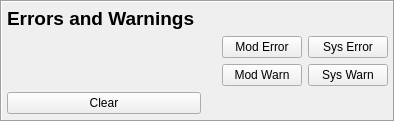
            <widget class="QFrame" name="frame">
             <property name="frameShape">
              <enum>QFrame::Box</enum>
             </property>
             <property name="frameShadow">
              <enum>QFrame::Sunken</enum>
             </property>
             <layout class="QGridLayout" name="gridLayout_11" columnstretch="0,0,0,0,0">
              <property name="leftMargin">
               <number>5</number>
              </property>
              <property name="topMargin">
               <number>5</number>
              </property>
              <property name="rightMargin">
               <number>5</number>
              </property>
              <property name="bottomMargin">
               <number>6</number>
              </property>
              <item row="2" column="0" colspan="2">
               <widget class="PyDMByteIndicator" name="PyDMByteIndicator_2">
                <property name="toolTip">
                 <string/>
                </property>
                <property name="channel" stdset="0">
                 <string>ca://${P}:Mod-WarnGroup-Mon</string>
                </property>
                <property name="onColor" stdset="0">
                 <color>
                  <red>245</red>
                  <green>121</green>
                  <blue>0</blue>
                 </color>
                </property>
                <property name="offColor" stdset="0">
                 <color>
                  <red>250</red>
                  <green>228</green>
                  <blue>206</blue>
                 </color>
                </property>
                <property name="orientation" stdset="0">
                 <enum>Qt::Horizontal</enum>
                </property>
                <property name="showLabels" stdset="0">
                 <bool>false</bool>
                </property>
                <property name="numBits" stdset="0">
                 <number>32</number>
                </property>
                <property name="labels" stdset="0">
                 <stringlist>
                  <string>Intrn</string>
                  <string>Intrn (PDSP)</string>
                  <string>Out Current</string>
                  <string>Out Volt</string>
                  <string>Supply</string>
                  <string>Bit 5</string>
                  <string>Bit 6</string>
                  <string>Bit 7</string>
                  <string>Bit 8</string>
                  <string>Bit 9</string>
                  <string>Bit 10</string>
                  <string>Bit 11</string>
                  <string>Bit 12</string>
                  <string>Bit 13</string>
                  <string>Bit 14</string>
                  <string>Bit 15</string>
                  <string>Bit 16</string>
                  <string>Bit 17</string>
                  <string>Bit 18</string>
                  <string>Bit 19</string>
                  <string>Bit 20</string>
                  <string>Bit 21</string>
                  <string>Bit 22</string>
                  <string>Bit 23</string>
                  <string>Bit 24</string>
                  <string>Bit 25</string>
                  <string>Bit 26</string>
                  <string>Bit 27</string>
                  <string>Bit 28</string>
                  <string>Bit 29</string>
                  <string>Bit 30</string>
                  <string>Bit 31</string>
                 </stringlist>
                </property>
               </widget>
              </item>
              <item row="0" column="0">
               <widget class="QLabel" name="label_13">
                <property name="font">
                 <font>
                  <pointsize>14</pointsize>
                  <weight>75</weight>
                  <bold>true</bold>
                 </font>
                </property>
                <property name="text">
                 <string>Errors and Warnings</string>
                </property>
               </widget>
              </item>
              <item row="1" column="0" colspan="2">
               <widget class="PyDMByteIndicator" name="PyDMByteIndicator">
                <property name="toolTip">
                 <string/>
                </property>
                <property name="channel" stdset="0">
                 <string>ca://${P}:Mod-ErrGroup-Mon</string>
                </property>
                <property name="onColor" stdset="0">
                 <color>
                  <red>204</red>
                  <green>0</green>
                  <blue>0</blue>
                 </color>
                </property>
                <property name="offColor" stdset="0">
                 <color>
                  <red>225</red>
                  <green>174</green>
                  <blue>174</blue>
                 </color>
                </property>
                <property name="orientation" stdset="0">
                 <enum>Qt::Horizontal</enum>
                </property>
                <property name="showLabels" stdset="0">
                 <bool>false</bool>
                </property>
                <property name="numBits" stdset="0">
                 <number>32</number>
                </property>
                <property name="labels" stdset="0">
                 <stringlist>
                  <string>Intrn</string>
                  <string>Intrn (PDSP)</string>
                  <string>Out Current</string>
                  <string>Out Volt</string>
                  <string>Supply</string>
                  <string>Bit 5</string>
                  <string>Bit 6</string>
                  <string>Bit 7</string>
                  <string>Bit 8</string>
                  <string>Bit 9</string>
                  <string>Bit 10</string>
                  <string>Bit 11</string>
                  <string>Bit 12</string>
                  <string>Bit 13</string>
                  <string>Bit 14</string>
                  <string>Bit 15</string>
                  <string>Bit 16</string>
                  <string>Bit 17</string>
                  <string>Bit 18</string>
                  <string>Bit 19</string>
                  <string>Bit 20</string>
                  <string>Bit 21</string>
                  <string>Bit 22</string>
                  <string>Bit 23</string>
                  <string>Bit 24</string>
                  <string>Bit 25</string>
                  <string>Bit 26</string>
                  <string>Bit 27</string>
                  <string>Bit 28</string>
                  <string>Bit 29</string>
                  <string>Bit 30</string>
                  <string>Bit 31</string>
                 </stringlist>
                </property>
               </widget>
              </item>
              <item row="1" column="3">
               <widget class="PyDMRelatedDisplayButton" name="btnModErr">
                <property name="toolTip">
                 <string/>
                </property>
                <property name="text">
                 <string>Mod Error</string>
                </property>
                <property name="filenames" stdset="0">
                 <stringlist/>
                </property>
                <property name="showIcon" stdset="0">
                 <bool>false</bool>
                </property>
                <property name="macros" stdset="0">
                 <stringlist>
                  <string>P=${P}</string>
                 </stringlist>
                </property>
                <property name="openInNewWindow" stdset="0">
                 <bool>true</bool>
                </property>
               </widget>
              </item>
              <item row="1" column="2">
               <spacer name="horizontalSpacer_4">
                <property name="orientation">
                 <enum>Qt::Horizontal</enum>
                </property>
                <property name="sizeType">
                 <enum>QSizePolicy::Fixed</enum>
                </property>
                <property name="sizeHint" stdset="0">
                 <size>
                  <width>15</width>
                  <height>20</height>
                 </size>
                </property>
               </spacer>
              </item>
              <item row="2" column="3">
               <widget class="PyDMRelatedDisplayButton" name="btnModWarn">
                <property name="toolTip">
                 <string/>
                </property>
                <property name="text">
                 <string>Mod Warn</string>
                </property>
                <property name="filenames" stdset="0">
                 <stringlist/>
                </property>
                <property name="showIcon" stdset="0">
                 <bool>false</bool>
                </property>
                <property name="openInNewWindow" stdset="0">
                 <bool>true</bool>
                </property>
               </widget>
              </item>
              <item row="3" column="0" colspan="2">
               <widget class="PyDMPushButton" name="btnClear">
                <property name="sizePolicy">
                 <sizepolicy hsizetype="Expanding" vsizetype="Fixed">
                  <horstretch>0</horstretch>
                  <verstretch>0</verstretch>
                 </sizepolicy>
                </property>
                <property name="maximumSize">
                 <size>
                  <width>16777215</width>
                  <height>16777215</height>
                 </size>
                </property>
                <property name="toolTip">
                 <string/>
                </property>
                <property name="text">
                 <string>Clear</string>
                </property>
                <property name="channel" stdset="0">
                 <string>ca://${P}:Clear-Cmd.PROC</string>
                </property>
                <property name="showConfirmDialog" stdset="0">
                 <bool>true</bool>
                </property>
                <property name="confirmMessage" stdset="0">
                 <string>Are you sure you want to clear erros and warnings?</string>
                </property>
                <property name="pressValue" stdset="0">
                 <string>1</string>
                </property>
               </widget>
              </item>
              <item row="1" column="4">
               <widget class="PyDMRelatedDisplayButton" name="btnSysErr">
                <property name="toolTip">
                 <string/>
                </property>
                <property name="text">
                 <string>Sys Error</string>
                </property>
                <property name="filenames" stdset="0">
                 <stringlist>
                  <string>../err.py</string>
                 </stringlist>
                </property>
                <property name="showIcon" stdset="0">
                 <bool>false</bool>
                </property>
                <property name="macros" stdset="0">
                 <stringlist>
                  <string>P=${P}</string>
                 </stringlist>
                </property>
                <property name="openInNewWindow" stdset="0">
                 <bool>true</bool>
                </property>
               </widget>
              </item>
              <item row="2" column="4">
               <widget class="PyDMRelatedDisplayButton" name="btnSysWarn">
                <property name="toolTip">
                 <string/>
                </property>
                <property name="text">
                 <string>Sys Warn</string>
                </property>
                <property name="filenames" stdset="0">
                 <stringlist>
                  <string>../err.py</string>
                 </stringlist>
                </property>
                <property name="showIcon" stdset="0">
                 <bool>false</bool>
                </property>
                <property name="macros" stdset="0">
                 <stringlist>
                  <string>P=${P}</string>
                 </stringlist>
                </property>
                <property name="openInNewWindow" stdset="0">
                 <bool>true</bool>
                </property>
               </widget>
              </item>
             </layout>
            </widget>
